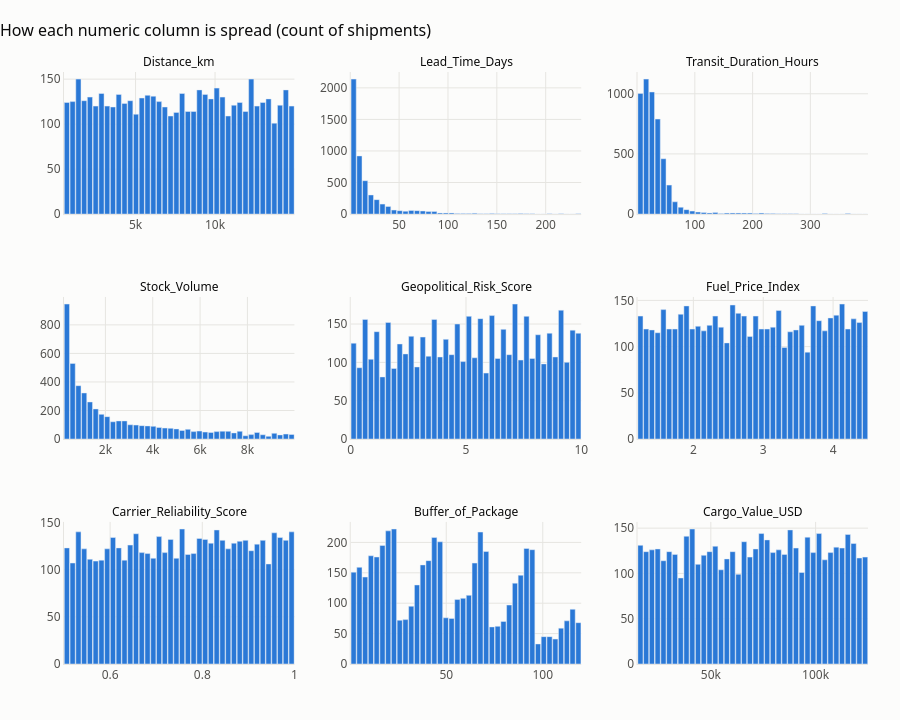

Source (notebook cell):
### Code cell
fig = make_subplots(rows=3, cols=3, subplot_titles=numeric_cols,
                    vertical_spacing=0.14, horizontal_spacing=0.07)
for i, col in enumerate(numeric_cols):
    counts, edges = np.histogram(raw[col], bins=40)  # 40 equal-width bins
    centers = (edges[:-1] + edges[1:]) / 2
    fig.add_trace(
        go.Bar(x=centers, y=counts, width=np.diff(edges) * 0.9, marker_color=BLUE,
               hovertemplate=col + ": %{x:,.2f}<br>Shipments: %{y}<extra></extra>"),
        row=i // 3 + 1, col=i % 3 + 1,
    )
fig.update_annotations(font=dict(size=12, color=INK))
style(fig, "How each numeric column is spread (count of shipments)", height=720)
fig.update_layout(showlegend=False)
fig.show()

### Figure 1 — Plotly figure (JSON) as saved in the notebook; plotly's stock layout.template omitted (floating-point values rounded to 4 significant figures)
{"data": [{"hovertemplate": "Distance_km: %{x:,.2f}<br>Shipments: %{y}<extra></extra>", "marker": {"color": "#2a78d6"}, "type": "bar", "width": [326.2, 326.2, 326.2, 326.2, 326.2, 326.2, 326.2, 326.2, 326.2, 326.2, 326.2, 326.2, 326.2, 326.2, 326.2, 326.2, 326.2, 326.2, 326.2, 326.2, 326.2, 326.2, 326.2, 326.2, 326.2, 326.2, 326.2, 326.2, 326.2, 326.2, 326.2, 326.2, 326.2, 326.2, 326.2, 326.2, 326.2, 326.2, 326.2, 326.2], "x": [681.4, 1044.0, 1406.0, 1769.0, 2131.0, 2493.0, 2856.0, 3218.0, 3581.0, 3943.0, 4305.0, 4668.0, 5030.0, 5392.0, 5755.0, 6117.0, 6480.0, 6842.0, 7204.0, 7567.0, 7929.0, 8292.0, 8654.0, 9016.0, 9379.0, 9741.0, 10100.0, 10470.0, 10830.0, 11190.0, 11550.0, 11920.0, 12280.0, 12640.0, 13000.0, 13370.0, 13730.0, 14090.0, 14450.0, 14810.0], "xaxis": "x", "y": [124, 125, 150, 126, 130, 120, 134, 120, 119, 133, 123, 126, 111, 129, 132, 131, 125, 119, 109, 113, 134, 114, 114, 138, 133, 128, 140, 130, 109, 121, 124, 114, 150, 120, 124, 128, 101, 121, 138, 120], "yaxis": "y"}, {"hovertemplate": "Lead_Time_Days: %{x:,.2f}<br>Shipments: %{y}<extra></extra>", "marker": {"color": "#2a78d6"}, "type": "bar", "width": [5.308, 5.308, 5.308, 5.308, 5.308, 5.308, 5.308, 5.308, 5.308, 5.308, 5.308, 5.308, 5.308, 5.308, 5.308, 5.308, 5.308, 5.308, 5.308, 5.308, 5.308, 5.308, 5.308, 5.308, 5.308, 5.308, 5.308, 5.308, 5.308, 5.308, 5.308, 5.308, 5.308, 5.308, 5.308, 5.308, 5.308, 5.308, 5.308, 5.308], "x": [3.449, 9.346, 15.24, 21.14, 27.04, 32.93, 38.83, 44.73, 50.63, 56.52, 62.42, 68.32, 74.22, 80.11, 86.01, 91.91, 97.8, 103.7, 109.6, 115.5, 121.4, 127.3, 133.2, 139.1, 145.0, 150.9, 156.8, 162.7, 168.6, 174.5, 180.4, 186.3, 192.2, 198.1, 204.0, 209.9, 215.7, 221.6, 227.5, 233.4], "xaxis": "x2", "y": [2139, 922, 529, 303, 229, 158, 121, 64, 54, 46, 58, 54, 49, 40, 40, 18, 18, 18, 11, 11, 8, 13, 6, 5, 11, 6, 7, 6, 7, 9, 6, 5, 1, 3, 6, 3, 6, 2, 2, 6], "yaxis": "y2"}, {"hovertemplate": "Transit_Duration_Hours: %{x:,.2f}<br>Shipments: %{y}<extra></extra>", "marker": {"color": "#2a78d6"}, "type": "bar", "width": [8.978, 8.978, 8.978, 8.978, 8.978, 8.978, 8.978, 8.978, 8.978, 8.978, 8.978, 8.978, 8.978, 8.978, 8.978, 8.978, 8.978, 8.978, 8.978, 8.978, 8.978, 8.978, 8.978, 8.978, 8.978, 8.978, 8.978, 8.978, 8.978, 8.978, 8.978, 8.978, 8.978, 8.978, 8.978, 8.978, 8.978, 8.978, 8.978, 8.978], "x": [5.748, 15.72, 25.7, 35.67, 45.65, 55.62, 65.6, 75.57, 85.55, 95.52, 105.5, 115.5, 125.5, 135.4, 145.4, 155.4, 165.4, 175.3, 185.3, 195.3, 205.3, 215.2, 225.2, 235.2, 245.2, 255.1, 265.1, 275.1, 285.1, 295.0, 305.0, 315.0, 325.0, 334.9, 344.9, 354.9, 364.9, 374.8, 384.8, 394.8], "xaxis": "x3", "y": [1003, 1122, 1015, 790, 460, 241, 102, 57, 37, 25, 17, 13, 10, 14, 5, 8, 9, 9, 8, 8, 4, 8, 4, 4, 3, 3, 2, 3, 1, 1, 0, 0, 5, 1, 0, 1, 4, 1, 1, 1], "yaxis": "y3"}, {"hovertemplate": "Stock_Volume: %{x:,.2f}<br>Shipments: %{y}<extra></extra>", "marker": {"color": "#2a78d6"}, "type": "bar", "width": [219.1, 219.1, 219.1, 219.1, 219.1, 219.1, 219.1, 219.1, 219.1, 219.1, 219.1, 219.1, 219.1, 219.1, 219.1, 219.1, 219.1, 219.1, 219.1, 219.1, 219.1, 219.1, 219.1, 219.1, 219.1, 219.1, 219.1, 219.1, 219.1, 219.1, 219.1, 219.1, 219.1, 219.1, 219.1, 219.1, 219.1, 219.1, 219.1, 219.1], "x": [371.7, 615.2, 858.6, 1102.0, 1346.0, 1589.0, 1832.0, 2076.0, 2319.0, 2563.0, 2806.0, 3050.0, 3293.0, 3537.0, 3780.0, 4023.0, 4267.0, 4510.0, 4754.0, 4997.0, 5241.0, 5484.0, 5728.0, 5971.0, 6215.0, 6458.0, 6701.0, 6945.0, 7188.0, 7432.0, 7675.0, 7919.0, 8162.0, 8406.0, 8649.0, 8892.0, 9136.0, 9379.0, 9623.0, 9866.0], "xaxis": "x4", "y": [946, 530, 374, 323, 260, 211, 173, 157, 121, 127, 127, 100, 98, 94, 92, 89, 81, 77, 75, 71, 60, 68, 52, 56, 49, 46, 52, 55, 54, 43, 54, 23, 31, 46, 30, 19, 40, 29, 35, 32], "yaxis": "y4"}, {"hovertemplate": "Geopolitical_Risk_Score: %{x:,.2f}<br>Shipments: %{y}<extra></extra>", "marker": {"color": "#2a78d6"}, "type": "bar", "width": [0.225, 0.225, 0.225, 0.225, 0.225, 0.225, 0.225, 0.225, 0.225, 0.225, 0.225, 0.225, 0.225, 0.225, 0.225, 0.225, 0.225, 0.225, 0.225, 0.225, 0.225, 0.225, 0.225, 0.225, 0.225, 0.225, 0.225, 0.225, 0.225, 0.225, 0.225, 0.225, 0.225, 0.225, 0.225, 0.225, 0.225, 0.225, 0.225, 0.225], "x": [0.125, 0.375, 0.625, 0.875, 1.125, 1.375, 1.625, 1.875, 2.125, 2.375, 2.625, 2.875, 3.125, 3.375, 3.625, 3.875, 4.125, 4.375, 4.625, 4.875, 5.125, 5.375, 5.625, 5.875, 6.125, 6.375, 6.625, 6.875, 7.125, 7.375, 7.625, 7.875, 8.125, 8.375, 8.625, 8.875, 9.125, 9.375, 9.625, 9.875], "xaxis": "x5", "y": [125, 93, 156, 104, 140, 81, 152, 92, 124, 111, 134, 94, 133, 108, 156, 107, 130, 110, 150, 101, 160, 106, 157, 86, 161, 105, 143, 110, 176, 103, 160, 105, 136, 98, 138, 107, 168, 100, 142, 138], "yaxis": "y5"}, {"hovertemplate": "Fuel_Price_Index: %{x:,.2f}<br>Shipments: %{y}<extra></extra>", "marker": {"color": "#2a78d6"}, "type": "bar", "width": [0.07425, 0.07425, 0.07425, 0.07425, 0.07425, 0.07425, 0.07425, 0.07425, 0.07425, 0.07425, 0.07425, 0.07425, 0.07425, 0.07425, 0.07425, 0.07425, 0.07425, 0.07425, 0.07425, 0.07425, 0.07425, 0.07425, 0.07425, 0.07425, 0.07425, 0.07425, 0.07425, 0.07425, 0.07425, 0.07425, 0.07425, 0.07425, 0.07425, 0.07425, 0.07425, 0.07425, 0.07425, 0.07425, 0.07425, 0.07425], "x": [1.241, 1.324, 1.406, 1.489, 1.571, 1.654, 1.736, 1.819, 1.901, 1.984, 2.066, 2.149, 2.231, 2.314, 2.396, 2.479, 2.561, 2.644, 2.726, 2.809, 2.891, 2.974, 3.056, 3.139, 3.221, 3.304, 3.386, 3.469, 3.551, 3.634, 3.716, 3.799, 3.881, 3.964, 4.046, 4.129, 4.211, 4.294, 4.376, 4.459], "xaxis": "x6", "y": [133, 119, 118, 115, 140, 119, 119, 135, 144, 119, 122, 117, 123, 133, 121, 104, 145, 136, 133, 111, 133, 119, 119, 121, 139, 99, 116, 118, 123, 94, 144, 128, 117, 131, 134, 146, 119, 130, 126, 138], "yaxis": "y6"}, {"hovertemplate": "Carrier_Reliability_Score: %{x:,.2f}<br>Shipments: %{y}<extra></extra>", "marker": {"color": "#2a78d6"}, "type": "bar", "width": [0.01125, 0.01125, 0.01125, 0.01125, 0.01125, 0.01125, 0.01125, 0.01125, 0.01125, 0.01125, 0.01125, 0.01125, 0.01125, 0.01125, 0.01125, 0.01125, 0.01125, 0.01125, 0.01125, 0.01125, 0.01125, 0.01125, 0.01125, 0.01125, 0.01125, 0.01125, 0.01125, 0.01125, 0.01125, 0.01125, 0.01125, 0.01125, 0.01125, 0.01125, 0.01125, 0.01125, 0.01125, 0.01125, 0.01125, 0.01125], "x": [0.5062, 0.5188, 0.5312, 0.5437, 0.5563, 0.5687, 0.5813, 0.5938, 0.6062, 0.6188, 0.6312, 0.6438, 0.6562, 0.6687, 0.6813, 0.6937, 0.7063, 0.7188, 0.7312, 0.7438, 0.7562, 0.7688, 0.7812, 0.7938, 0.8063, 0.8187, 0.8313, 0.8438, 0.8563, 0.8688, 0.8812, 0.8938, 0.9062, 0.9188, 0.9313, 0.9437, 0.9563, 0.9688, 0.9813, 0.9938], "xaxis": "x7", "y": [123, 107, 140, 122, 111, 109, 110, 122, 134, 123, 110, 126, 138, 118, 117, 112, 135, 118, 132, 112, 143, 116, 117, 133, 132, 128, 142, 131, 122, 128, 130, 131, 120, 127, 131, 106, 139, 134, 131, 140], "yaxis": "y7"}, {"hovertemplate": "Buffer_of_Package: %{x:,.2f}<br>Shipments: %{y}<extra></extra>", "marker": {"color": "#2a78d6"}, "type": "bar", "width": [2.686, 2.686, 2.686, 2.686, 2.686, 2.686, 2.686, 2.686, 2.686, 2.686, 2.686, 2.686, 2.686, 2.686, 2.686, 2.686, 2.686, 2.686, 2.686, 2.686, 2.686, 2.686, 2.686, 2.686, 2.686, 2.686, 2.686, 2.686, 2.686, 2.686, 2.686, 2.686, 2.686, 2.686, 2.686, 2.686, 2.686, 2.686, 2.686, 2.686], "x": [2.032, 5.017, 8.001, 10.99, 13.97, 16.95, 19.94, 22.92, 25.91, 28.89, 31.88, 34.86, 37.85, 40.83, 43.82, 46.8, 49.78, 52.77, 55.75, 58.74, 61.72, 64.71, 67.69, 70.68, 73.66, 76.64, 79.63, 82.61, 85.6, 88.58, 91.57, 94.55, 97.54, 100.5, 103.5, 106.5, 109.5, 112.5, 115.4, 118.4], "xaxis": "x8", "y": [151, 159, 143, 178, 176, 195, 219, 222, 72, 73, 95, 130, 163, 170, 208, 201, 76, 75, 106, 108, 113, 166, 217, 185, 61, 62, 70, 97, 133, 146, 190, 188, 33, 45, 45, 41, 59, 71, 90, 68], "yaxis": "y8"}, {"hovertemplate": "Cargo_Value_USD: %{x:,.2f}<br>Shipments: %{y}<extra></extra>", "marker": {"color": "#2a78d6"}, "type": "bar", "width": [2475.0, 2475.0, 2475.0, 2475.0, 2475.0, 2475.0, 2475.0, 2475.0, 2475.0, 2475.0, 2475.0, 2475.0, 2475.0, 2475.0, 2475.0, 2475.0, 2475.0, 2475.0, 2475.0, 2475.0, 2475.0, 2475.0, 2475.0, 2475.0, 2475.0, 2475.0, 2475.0, 2475.0, 2475.0, 2475.0, 2475.0, 2475.0, 2475.0, 2475.0, 2475.0, 2475.0, 2475.0, 2475.0, 2475.0, 2475.0], "x": [16390.0, 19140.0, 21890.0, 24640.0, 27390.0, 30140.0, 32890.0, 35640.0, 38390.0, 41140.0, 43890.0, 46640.0, 49380.0, 52130.0, 54880.0, 57630.0, 60380.0, 63130.0, 65880.0, 68630.0, 71380.0, 74130.0, 76880.0, 79630.0, 82380.0, 85130.0, 87880.0, 90630.0, 93380.0, 96130.0, 98880.0, 101600.0, 104400.0, 107100.0, 109900.0, 112600.0, 115400.0, 118100.0, 120900.0, 123600.0], "xaxis": "x9", "y": [131, 124, 126, 127, 114, 124, 121, 95, 141, 149, 110, 120, 124, 130, 104, 116, 124, 99, 135, 118, 127, 144, 137, 123, 126, 121, 148, 128, 101, 140, 123, 144, 115, 123, 129, 128, 143, 133, 117, 118], "yaxis": "y9"}], "layout": {"annotations": [{"font": {"color": "#0b0b0b", "size": 12}, "showarrow": false, "text": "Distance_km", "x": 0.1433, "xanchor": "center", "xref": "paper", "y": 1, "yanchor": "bottom", "yref": "paper"}, {"font": {"color": "#0b0b0b", "size": 12}, "showarrow": false, "text": "Lead_Time_Days", "x": 0.5, "xanchor": "center", "xref": "paper", "y": 1, "yanchor": "bottom", "yref": "paper"}, {"font": {"color": "#0b0b0b", "size": 12}, "showarrow": false, "text": "Transit_Duration_Hours", "x": 0.8567, "xanchor": "center", "xref": "paper", "y": 1, "yanchor": "bottom", "yref": "paper"}, {"font": {"color": "#0b0b0b", "size": 12}, "showarrow": false, "text": "Stock_Volume", "x": 0.1433, "xanchor": "center", "xref": "paper", "y": 0.62, "yanchor": "bottom", "yref": "paper"}, {"font": {"color": "#0b0b0b", "size": 12}, "showarrow": false, "text": "Geopolitical_Risk_Score", "x": 0.5, "xanchor": "center", "xref": "paper", "y": 0.62, "yanchor": "bottom", "yref": "paper"}, {"font": {"color": "#0b0b0b", "size": 12}, "showarrow": false, "text": "Fuel_Price_Index", "x": 0.8567, "xanchor": "center", "xref": "paper", "y": 0.62, "yanchor": "bottom", "yref": "paper"}, {"font": {"color": "#0b0b0b", "size": 12}, "showarrow": false, "text": "Carrier_Reliability_Score", "x": 0.1433, "xanchor": "center", "xref": "paper", "y": 0.24, "yanchor": "bottom", "yref": "paper"}, {"font": {"color": "#0b0b0b", "size": 12}, "showarrow": false, "text": "Buffer_of_Package", "x": 0.5, "xanchor": "center", "xref": "paper", "y": 0.24, "yanchor": "bottom", "yref": "paper"}, {"font": {"color": "#0b0b0b", "size": 12}, "showarrow": false, "text": "Cargo_Value_USD", "x": 0.8567, "xanchor": "center", "xref": "paper", "y": 0.24, "yanchor": "bottom", "yref": "paper"}], "font": {"color": "#52514e", "family": "Segoe UI, Arial, sans-serif", "size": 12}, "height": 720, "hoverlabel": {"bgcolor": "white", "font": {"color": "#0b0b0b"}}, "margin": {"b": 56, "l": 64, "r": 32, "t": 72}, "paper_bgcolor": "#fcfcfb", "plot_bgcolor": "#fcfcfb", "showlegend": false, "title": {"font": {"color": "#0b0b0b", "size": 16}, "text": "How each numeric column is spread (count of shipments)", "x": 0, "xanchor": "left"}, "xaxis": {"anchor": "y", "domain": [0, 0.2867], "gridcolor": "#e6e5e1", "linecolor": "#e6e5e1", "zeroline": false}, "xaxis2": {"anchor": "y2", "domain": [0.3567, 0.6433], "gridcolor": "#e6e5e1", "linecolor": "#e6e5e1", "zeroline": false}, "xaxis3": {"anchor": "y3", "domain": [0.7133, 1], "gridcolor": "#e6e5e1", "linecolor": "#e6e5e1", "zeroline": false}, "xaxis4": {"anchor": "y4", "domain": [0, 0.2867], "gridcolor": "#e6e5e1", "linecolor": "#e6e5e1", "zeroline": false}, "xaxis5": {"anchor": "y5", "domain": [0.3567, 0.6433], "gridcolor": "#e6e5e1", "linecolor": "#e6e5e1", "zeroline": false}, "xaxis6": {"anchor": "y6", "domain": [0.7133, 1], "gridcolor": "#e6e5e1", "linecolor": "#e6e5e1", "zeroline": false}, "xaxis7": {"anchor": "y7", "domain": [0, 0.2867], "gridcolor": "#e6e5e1", "linecolor": "#e6e5e1", "zeroline": false}, "xaxis8": {"anchor": "y8", "domain": [0.3567, 0.6433], "gridcolor": "#e6e5e1", "linecolor": "#e6e5e1", "zeroline": false}, "xaxis9": {"anchor": "y9", "domain": [0.7133, 1], "gridcolor": "#e6e5e1", "linecolor": "#e6e5e1", "zeroline": false}, "yaxis": {"anchor": "x", "domain": [0.76, 1], "gridcolor": "#e6e5e1", "linecolor": "#e6e5e1", "zeroline": false}, "yaxis2": {"anchor": "x2", "domain": [0.76, 1], "gridcolor": "#e6e5e1", "linecolor": "#e6e5e1", "zeroline": false}, "yaxis3": {"anchor": "x3", "domain": [0.76, 1], "gridcolor": "#e6e5e1", "linecolor": "#e6e5e1", "zeroline": false}, "yaxis4": {"anchor": "x4", "domain": [0.38, 0.62], "gridcolor": "#e6e5e1", "linecolor": "#e6e5e1", "zeroline": false}, "yaxis5": {"anchor": "x5", "domain": [0.38, 0.62], "gridcolor": "#e6e5e1", "linecolor": "#e6e5e1", "zeroline": false}, "yaxis6": {"anchor": "x6", "domain": [0.38, 0.62], "gridcolor": "#e6e5e1", "linecolor": "#e6e5e1", "zeroline": false}, "yaxis7": {"anchor": "x7", "domain": [0, 0.24], "gridcolor": "#e6e5e1", "linecolor": "#e6e5e1", "zeroline": false}, "yaxis8": {"anchor": "x8", "domain": [0, 0.24], "gridcolor": "#e6e5e1", "linecolor": "#e6e5e1", "zeroline": false}, "yaxis9": {"anchor": "x9", "domain": [0, 0.24], "gridcolor": "#e6e5e1", "linecolor": "#e6e5e1", "zeroline": false}}}
